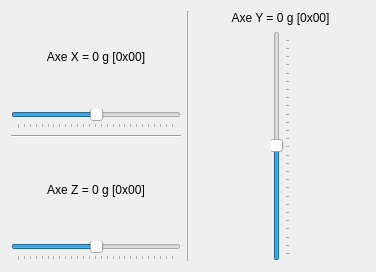
<?xml version="1.0" encoding="UTF-8"?>
<ui version="4.0">
 <class>DialogMagnetometer</class>
 <widget class="QDialog" name="DialogMagnetometer">
  <property name="geometry">
   <rect>
    <x>0</x>
    <y>0</y>
    <width>376</width>
    <height>272</height>
   </rect>
  </property>
  <property name="windowTitle">
   <string>Magnetometre</string>
  </property>
  <layout class="QHBoxLayout" name="horizontalLayout">
   <item>
    <layout class="QVBoxLayout" name="verticalLayout">
     <item>
      <widget class="QLabel" name="labelX">
       <property name="text">
        <string>Axe X = 0 g [0x00]</string>
       </property>
       <property name="alignment">
        <set>Qt::AlignCenter</set>
       </property>
      </widget>
     </item>
     <item>
      <widget class="QSlider" name="sliderX">
       <property name="minimum">
        <number>-32768</number>
       </property>
       <property name="maximum">
        <number>32767</number>
       </property>
       <property name="singleStep">
        <number>100</number>
       </property>
       <property name="pageStep">
        <number>1000</number>
       </property>
       <property name="orientation">
        <enum>Qt::Horizontal</enum>
       </property>
       <property name="tickPosition">
        <enum>QSlider::TicksBelow</enum>
       </property>
       <property name="tickInterval">
        <number>2500</number>
       </property>
      </widget>
     </item>
     <item>
      <widget class="Line" name="line">
       <property name="orientation">
        <enum>Qt::Horizontal</enum>
       </property>
      </widget>
     </item>
     <item>
      <widget class="QLabel" name="labelZ">
       <property name="text">
        <string>Axe Z = 0 g [0x00]</string>
       </property>
       <property name="alignment">
        <set>Qt::AlignCenter</set>
       </property>
      </widget>
     </item>
     <item>
      <widget class="QSlider" name="sliderZ">
       <property name="minimum">
        <number>-32768</number>
       </property>
       <property name="maximum">
        <number>32767</number>
       </property>
       <property name="singleStep">
        <number>100</number>
       </property>
       <property name="pageStep">
        <number>1000</number>
       </property>
       <property name="orientation">
        <enum>Qt::Horizontal</enum>
       </property>
       <property name="tickPosition">
        <enum>QSlider::TicksBelow</enum>
       </property>
       <property name="tickInterval">
        <number>2500</number>
       </property>
      </widget>
     </item>
    </layout>
   </item>
   <item>
    <widget class="Line" name="line_2">
     <property name="orientation">
      <enum>Qt::Vertical</enum>
     </property>
    </widget>
   </item>
   <item>
    <layout class="QVBoxLayout" name="verticalLayout_2">
     <item>
      <widget class="QLabel" name="labelY">
       <property name="text">
        <string>Axe Y = 0 g [0x00]</string>
       </property>
       <property name="alignment">
        <set>Qt::AlignCenter</set>
       </property>
      </widget>
     </item>
     <item>
      <layout class="QHBoxLayout" name="horizontalLayout_2">
       <item>
        <spacer name="horizontalSpacer">
         <property name="orientation">
          <enum>Qt::Horizontal</enum>
         </property>
         <property name="sizeHint" stdset="0">
          <size>
           <width>40</width>
           <height>20</height>
          </size>
         </property>
        </spacer>
       </item>
       <item>
        <widget class="QSlider" name="sliderY">
         <property name="minimum">
          <number>-32768</number>
         </property>
         <property name="maximum">
          <number>32767</number>
         </property>
         <property name="singleStep">
          <number>100</number>
         </property>
         <property name="pageStep">
          <number>1000</number>
         </property>
         <property name="orientation">
          <enum>Qt::Vertical</enum>
         </property>
         <property name="tickPosition">
          <enum>QSlider::TicksBelow</enum>
         </property>
         <property name="tickInterval">
          <number>2500</number>
         </property>
        </widget>
       </item>
       <item>
        <spacer name="horizontalSpacer_2">
         <property name="orientation">
          <enum>Qt::Horizontal</enum>
         </property>
         <property name="sizeHint" stdset="0">
          <size>
           <width>40</width>
           <height>20</height>
          </size>
         </property>
        </spacer>
       </item>
      </layout>
     </item>
    </layout>
   </item>
  </layout>
 </widget>
 <resources/>
 <connections/>
</ui>
